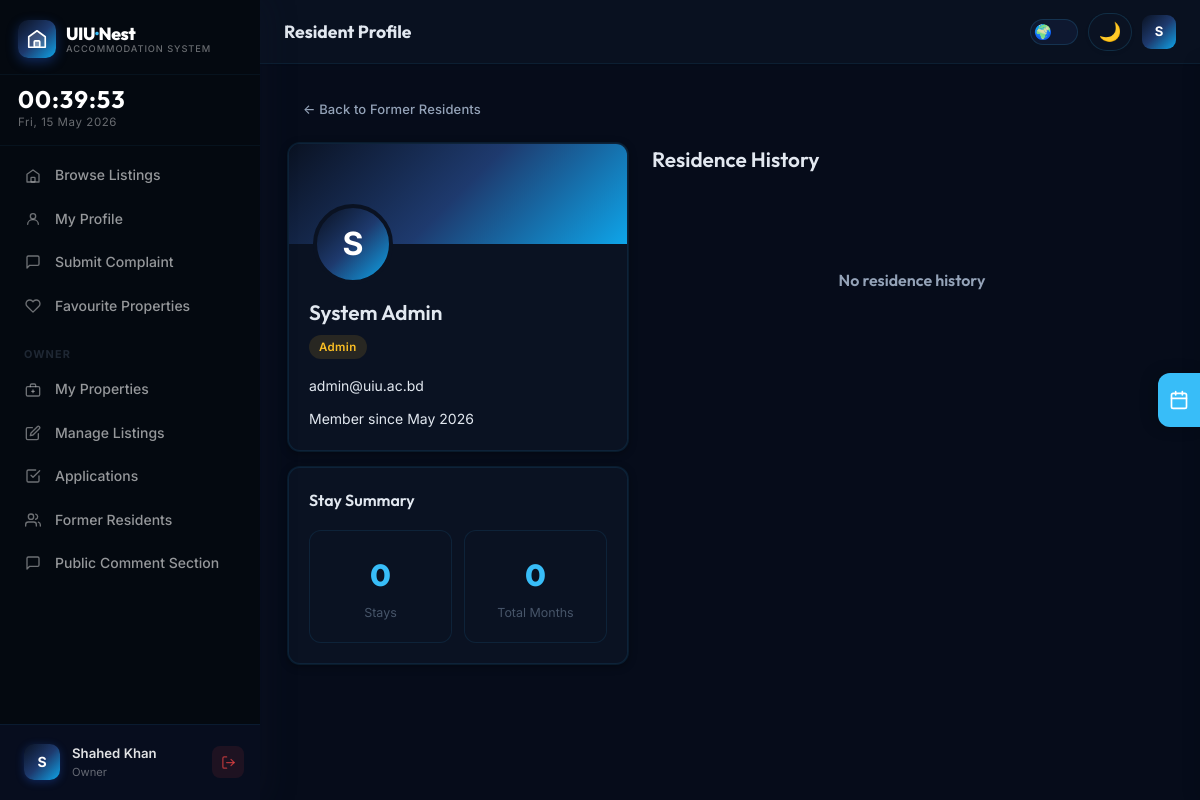
The page /pages/resident-profile.php?user_id=1 (signed in) on the database as committed earlier.
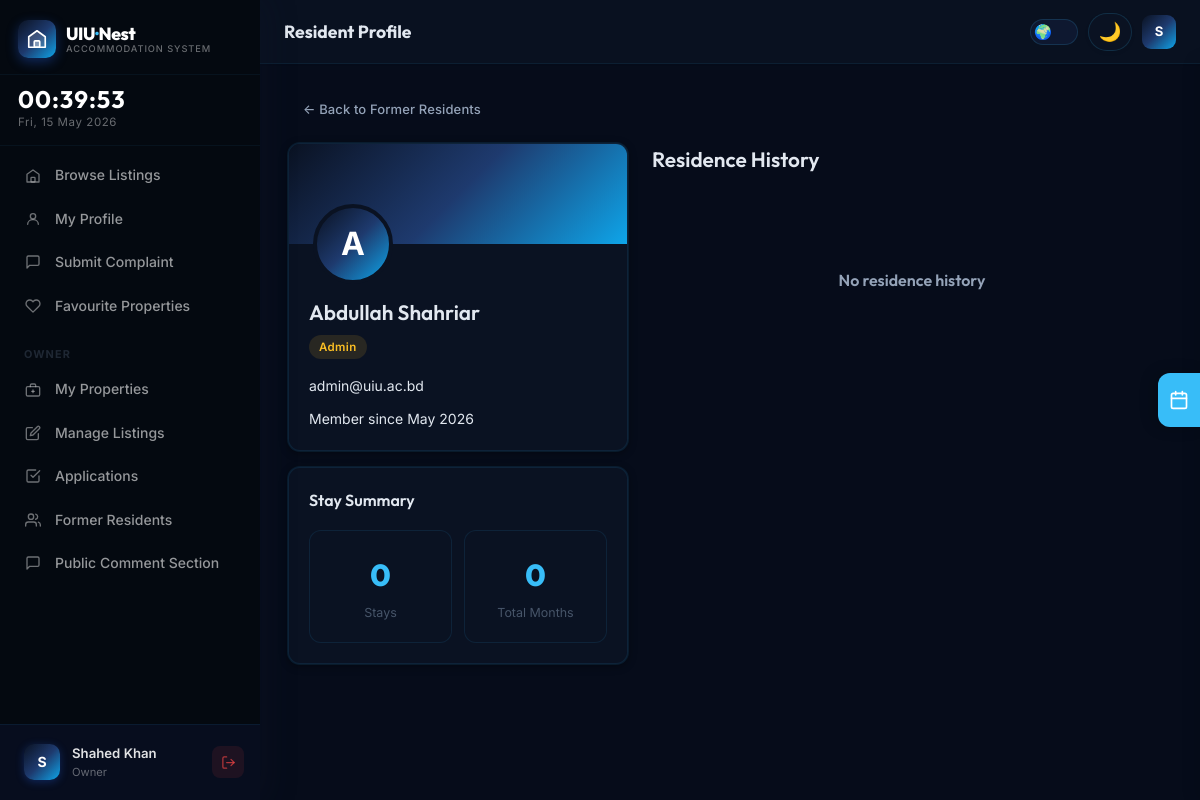
The same page on the database as committed later.
### tables this page shows
CREATE TABLE `users` (
  `id`                INT UNSIGNED    NOT NULL AUTO_INCREMENT,
  `full_name`         VARCHAR(120)    NOT NULL,
  `email`             VARCHAR(255)    NOT NULL,
  `password_hash`     VARCHAR(255)    NOT NULL,
  `phone`             VARCHAR(20)     DEFAULT NULL,
  `role`              ENUM('guest','student','tenant','owner','admin') NOT NULL DEFAULT 'student',
  `email_verified_at` DATETIME        DEFAULT NULL,
  `avatar_path`       VARCHAR(500)    DEFAULT NULL,
  `student_id`        VARCHAR(30)     DEFAULT NULL,
  `department`        VARCHAR(100)    DEFAULT NULL,
  `year_of_study`     TINYINT UNSIGNED DEFAULT NULL,
  `gender`            ENUM('male','female','other') DEFAULT NULL,
  `bio`               TEXT            DEFAULT NULL,
  `is_active`         TINYINT(1)      NOT NULL DEFAULT 1,
  `created_at`        DATETIME        NOT NULL DEFAULT CURRENT_TIMESTAMP,
  `updated_at`        DATETIME        NOT NULL DEFAULT CURRENT_TIMESTAMP ON UPDATE CURRENT_TIMESTAMP,
  PRIMARY KEY (`id`),
  UNIQUE KEY `uk_users_email` (`email`),
  INDEX `idx_users_role` (`role`)
);

### pages/resident-profile.php (the view, shortened to what this page needs)
<?php
require_once __DIR__ . '/../includes/header.php';
$db     = getDB();
$userId = (int)($_GET['user_id'] ?? 0);
$stmt = $db->prepare('SELECT * FROM users WHERE id = ? AND is_active = 1');
$stmt->execute([$userId]);
$user = $stmt->fetch();
$stmt = $db->prepare(
    'SELECT rt.moved_in_at, rt.moved_out_at,
            r.room_number, r.rent_amount, r.capacity,
            p.name AS property_name, p.address, p.id AS property_id
     FROM room_tenants rt
     JOIN rooms r      ON r.id  = rt.room_id
     JOIN properties p ON p.id  = r.property_id
     WHERE rt.user_id = ?
     ORDER BY rt.moved_in_at DESC'
);
$stmt->execute([$userId]);
$history = $stmt->fetchAll();
$roleLabel = match($user['role']) {
    'tenant'  => 'House Manager',
    'owner'   => 'Owner',
    'student' => 'Applicant',
    'admin'   => 'Admin',
    default   => ucfirst($user['role']),
};
$roleBadgeClass = match($user['role']) {
    'tenant'  => 'badge-enrolled',
    'owner'   => 'badge-draft',
    'student' => 'badge-published',
    'admin'   => 'badge-pending',
    default   => 'badge-default',
};
?>
<a href="<?= APP_URL ?>/pages/former-residents.php" class="btn btn-ghost btn-sm" style="margin-bottom:16px;">← Back to Former Residents</a>
<div style="display:grid;grid-template-columns:340px 1fr;gap:24px;align-items:start;">
  <div>
    <div class="card" style="overflow:hidden;">
      <div style="height:100px;background:var(--accent-gradient);position:relative;">
        <div style="position:absolute;bottom:-40px;left:24px;">
          <?php if (!empty($user['avatar_path']) && file_exists(APP_ROOT . '/' . $user['avatar_path'])): ?>
            <img src="<?= APP_URL . '/' . htmlspecialchars($user['avatar_path']) ?>"
                 style="width:80px;height:80px;border-radius:50%;object-fit:cover;border:4px solid var(--bg-secondary);" alt="Avatar">
          <?php else: ?>
            <div class="profile-avatar-xl" style="width:80px;height:80px;font-size:2rem;border:4px solid var(--bg-secondary);">
              <?= strtoupper(substr($user['full_name'], 0, 1)) ?>
            </div>
          <?php endif; ?>
        </div>
      </div>
      <div class="card-body" style="padding-top:52px;">
        <h2 style="margin-bottom:4px;"><?= htmlspecialchars($user['full_name']) ?></h2>
        <span class="badge <?= $roleBadgeClass ?>"><?= $roleLabel ?></span>
        <div style="display:flex;flex-direction:column;gap:10px;margin-top:16px;font-size:0.875rem;">
          <div> <?= htmlspecialchars($user['email']) ?></div>
          <div> Member since <?= date('F Y', strtotime($user['created_at'])) ?></div>
        </div>
      </div>
    </div>
    <div class="card" style="margin-top:16px;">
      <div class="card-body">
        <h3 style="margin-bottom:16px;"> Stay Summary</h3>
        <?php
          $totalMonths = 0;
        ?>
        <div style="display:grid;grid-template-columns:1fr 1fr;gap:12px;">
          <div class="stat-card" style="text-align:center;">
            <div class="stat-value"><?= count($history) ?></div>
            <div class="stat-label">Stays</div>
          </div>
          <div class="stat-card" style="text-align:center;">
            <div class="stat-value"><?= $totalMonths ?></div>
            <div class="stat-label">Total Months</div>
          </div>
        </div>
      </div>
    </div>
  </div>
  <div>
    <div class="section-header" style="margin-bottom:16px;">
      <h2> Residence History</h2>
    </div>
    <?php if (empty($history)): ?>
    <div class="empty-state">
      <h3>No residence history</h3>
    </div>
    <?php endif; ?>
  </div>
</div>
<?php require_once __DIR__ . '/../includes/footer.php'; ?>

Rows that differ between the two databases and show on the page:
changed users "admin@uiu.ac.bd": full_name "S" → "A"; full_name "System Admin" → "Abdullah Shahriar"
